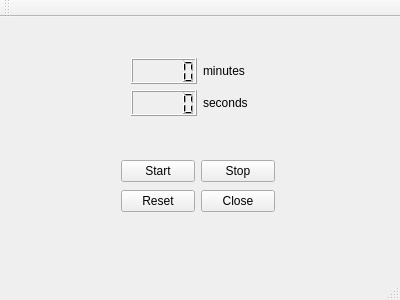
<?xml version="1.0" encoding="UTF-8"?>
<ui version="4.0">
 <class>MainWindow</class>
 <widget class="QMainWindow" name="MainWindow">
  <property name="geometry">
   <rect>
    <x>0</x>
    <y>0</y>
    <width>400</width>
    <height>300</height>
   </rect>
  </property>
  <property name="windowTitle">
   <string>MainWindow</string>
  </property>
  <widget class="QWidget" name="centralWidget">
   <widget class="QWidget" name="gridLayoutWidget">
    <property name="geometry">
     <rect>
      <x>110</x>
      <y>130</y>
      <width>176</width>
      <height>80</height>
     </rect>
    </property>
    <layout class="QGridLayout" name="gridLayout">
     <item row="0" column="0">
      <widget class="QPushButton" name="startButton">
       <property name="text">
        <string>Start</string>
       </property>
      </widget>
     </item>
     <item row="0" column="1">
      <widget class="QPushButton" name="stopButton">
       <property name="text">
        <string>Stop</string>
       </property>
      </widget>
     </item>
     <item row="1" column="0">
      <widget class="QPushButton" name="resetButton">
       <property name="text">
        <string>Reset</string>
       </property>
      </widget>
     </item>
     <item row="1" column="1">
      <widget class="QPushButton" name="closeButton">
       <property name="text">
        <string>Close</string>
       </property>
      </widget>
     </item>
    </layout>
   </widget>
   <widget class="QWidget" name="gridLayoutWidget_2">
    <property name="geometry">
     <rect>
      <x>120</x>
      <y>30</y>
      <width>160</width>
      <height>80</height>
     </rect>
    </property>
    <layout class="QGridLayout" name="gridLayout_2">
     <item row="1" column="0">
      <widget class="QLCDNumber" name="lcdNumberSec"/>
     </item>
     <item row="0" column="0">
      <widget class="QLCDNumber" name="lcdNumberMin"/>
     </item>
     <item row="0" column="1">
      <widget class="QLabel" name="label">
       <property name="text">
        <string>minutes</string>
       </property>
      </widget>
     </item>
     <item row="1" column="1">
      <widget class="QLabel" name="label_2">
       <property name="text">
        <string>seconds</string>
       </property>
      </widget>
     </item>
    </layout>
   </widget>
  </widget>
  <widget class="QMenuBar" name="menuBar">
   <property name="geometry">
    <rect>
     <x>0</x>
     <y>0</y>
     <width>400</width>
     <height>25</height>
    </rect>
   </property>
  </widget>
  <widget class="QToolBar" name="mainToolBar">
   <attribute name="toolBarArea">
    <enum>TopToolBarArea</enum>
   </attribute>
   <attribute name="toolBarBreak">
    <bool>false</bool>
   </attribute>
  </widget>
  <widget class="QStatusBar" name="statusBar"/>
 </widget>
 <layoutdefault spacing="6" margin="11"/>
 <resources/>
 <connections>
  <connection>
   <sender>closeButton</sender>
   <signal>clicked()</signal>
   <receiver>MainWindow</receiver>
   <slot>close()</slot>
   <hints>
    <hint type="sourcelabel">
     <x>242</x>
     <y>230</y>
    </hint>
    <hint type="destinationlabel">
     <x>199</x>
     <y>149</y>
    </hint>
   </hints>
  </connection>
 </connections>
</ui>
